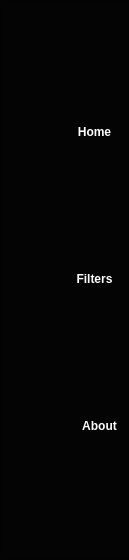
        <widget class="QFrame" name="nav_drw">
         <property name="enabled">
          <bool>true</bool>
         </property>
         <property name="sizePolicy">
          <sizepolicy hsizetype="Preferred" vsizetype="Preferred">
           <horstretch>0</horstretch>
           <verstretch>0</verstretch>
          </sizepolicy>
         </property>
         <property name="minimumSize">
          <size>
           <width>0</width>
           <height>560</height>
          </size>
         </property>
         <property name="maximumSize">
          <size>
           <width>0</width>
           <height>560</height>
          </size>
         </property>
         <property name="styleSheet">
          <string notr="true">background-color: rgb(4, 4, 4);</string>
         </property>
         <property name="frameShape">
          <enum>QFrame::StyledPanel</enum>
         </property>
         <property name="frameShadow">
          <enum>QFrame::Raised</enum>
         </property>
         <layout class="QVBoxLayout" name="verticalLayout_3">
          <property name="spacing">
           <number>0</number>
          </property>
          <property name="leftMargin">
           <number>0</number>
          </property>
          <property name="topMargin">
           <number>0</number>
          </property>
          <property name="rightMargin">
           <number>0</number>
          </property>
          <property name="bottomMargin">
           <number>0</number>
          </property>
          <item>
           <widget class="QFrame" name="nav_mnu">
            <property name="minimumSize">
             <size>
              <width>0</width>
              <height>0</height>
             </size>
            </property>
            <property name="maximumSize">
             <size>
              <width>16777215</width>
              <height>16777215</height>
             </size>
            </property>
            <property name="styleSheet">
             <string notr="true">QFrame{background-color: rgb(4, 4, 4);}

QPushButton{
padding: 10px 10px;
background-color: rgb(4, 4, 4);
color:#ffffff;
border-style:outset;
border-radius:10px;
font-weight: bold;
font-size:12px;
}


QPushButton::pressed{
background-color: rgb(224, 255, 238);
    border-style:inset;

}</string>
            </property>
            <property name="frameShape">
             <enum>QFrame::StyledPanel</enum>
            </property>
            <property name="frameShadow">
             <enum>QFrame::Raised</enum>
            </property>
            <layout class="QVBoxLayout" name="verticalLayout_4">
             <property name="spacing">
              <number>0</number>
             </property>
             <property name="leftMargin">
              <number>0</number>
             </property>
             <property name="topMargin">
              <number>0</number>
             </property>
             <property name="rightMargin">
              <number>0</number>
             </property>
             <property name="bottomMargin">
              <number>0</number>
             </property>
             <item>
              <widget class="QPushButton" name="home">
               <property name="sizePolicy">
                <sizepolicy hsizetype="Preferred" vsizetype="Fixed">
                 <horstretch>0</horstretch>
                 <verstretch>0</verstretch>
                </sizepolicy>
               </property>
               <property name="minimumSize">
                <size>
                 <width>70</width>
                 <height>0</height>
                </size>
               </property>
               <property name="maximumSize">
                <size>
                 <width>210</width>
                 <height>16777215</height>
                </size>
               </property>
               <property name="styleSheet">
                <string notr="true">padding-left:70px;</string>
               </property>
               <property name="text">
                <string>Home</string>
               </property>
               <property name="icon">
                <iconset>
                 <normalon>:/ii/images/home.png</normalon>
                </iconset>
               </property>
               <property name="iconSize">
                <size>
                 <width>25</width>
                 <height>25</height>
                </size>
               </property>
               <property name="flat">
                <bool>true</bool>
               </property>
              </widget>
             </item>
             <item>
              <widget class="QPushButton" name="filtering">
               <property name="styleSheet">
                <string notr="true">padding-left:70px;</string>
               </property>
               <property name="text">
                <string>Filters</string>
               </property>
               <property name="icon">
                <iconset>
                 <normalon>:/ii/images/filter.png</normalon>
                </iconset>
               </property>
               <property name="iconSize">
                <size>
                 <width>25</width>
                 <height>25</height>
                </size>
               </property>
               <property name="flat">
                <bool>true</bool>
               </property>
              </widget>
             </item>
             <item>
              <widget class="QPushButton" name="about">
               <property name="styleSheet">
                <string notr="true">padding-left:80px;</string>
               </property>
               <property name="text">
                <string>About</string>
               </property>
               <property name="icon">
                <iconset>
                 <normalon>:/ii/images/info.png</normalon>
                </iconset>
               </property>
               <property name="iconSize">
                <size>
                 <width>25</width>
                 <height>25</height>
                </size>
               </property>
               <property name="flat">
                <bool>true</bool>
               </property>
              </widget>
             </item>
            </layout>
           </widget>
          </item>
         </layout>
        </widget>
